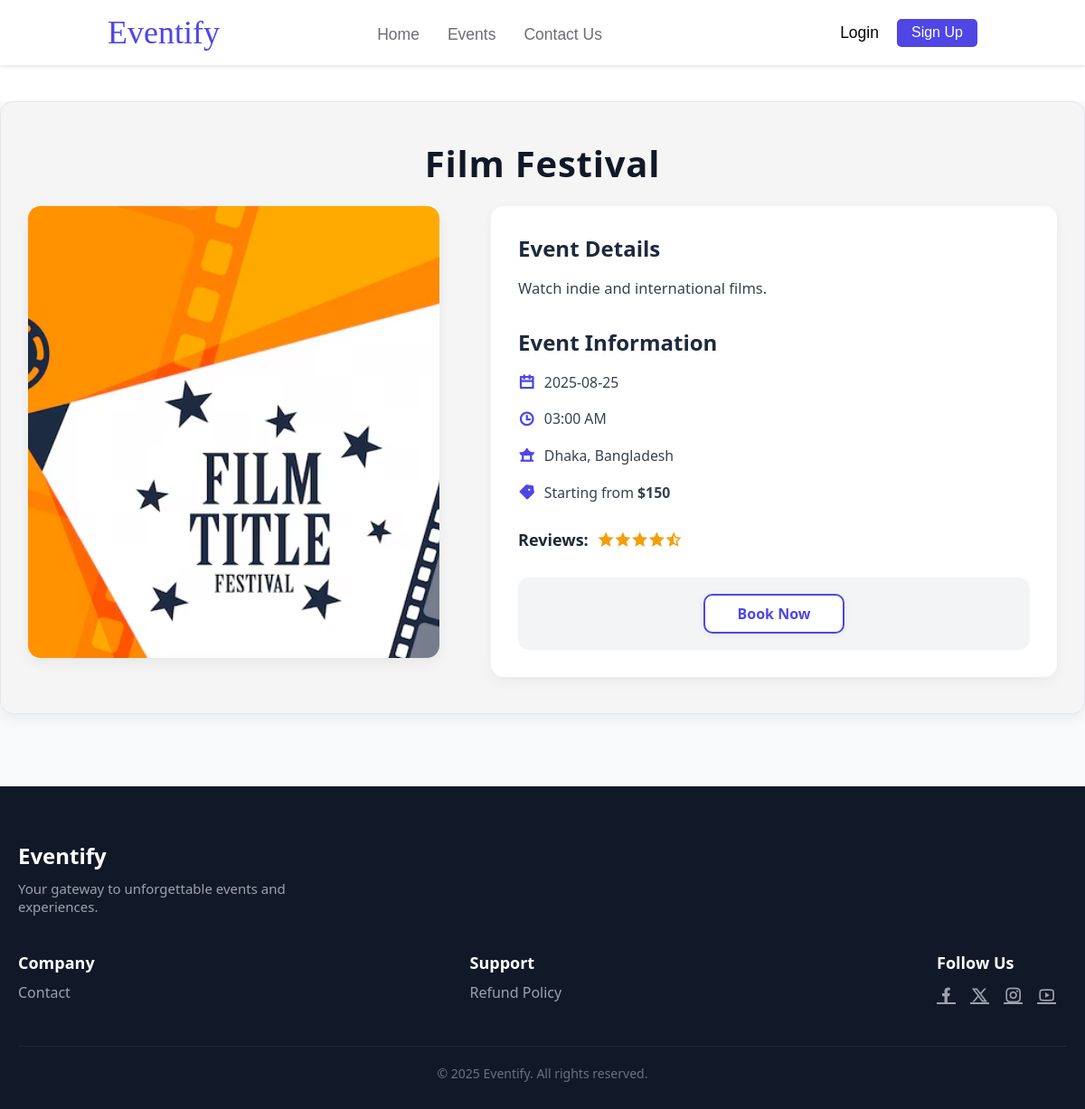
Screenshot of /View/EventDetails.php?id=28 with the database file from the repository.
### tables this page shows
CREATE TABLE `events` (
  `E_ID` int(100) NOT NULL,
  `E_Name` varchar(100) NOT NULL,
  `E_Location` varchar(100) NOT NULL,
  `E_Date` date NOT NULL,
  `E_Time` time(6) NOT NULL,
  `E_Description` text NOT NULL,
  `E_Category` varchar(20) NOT NULL,
  `E.Price` int(100) NOT NULL,
  `short_description` varchar(100) NOT NULL,
  `Thumbnail` varchar(255) DEFAULT NULL
);

### View/EventDetails.php (the view, shortened to what this page needs)
<?php
include("../Model/DataBase.php");
$sql = "select * from events where E_ID='{$_GET["id"]}'";
$result = mysqli_query($conn, $sql);
$row = mysqli_fetch_array($result);
?>
<!DOCTYPE html>
<html lang="en">
<head>
  <link rel="stylesheet" href="../Asset/CSS/Style_EventDetails.css" />
  <link
    href="https://cdn.jsdelivr.net/npm/remixicon@4.5.0/fonts/remixicon.css"
    rel="stylesheet" />
</head>
<body>
  <?php
  include("./Header.php");
  ?>
  <main>
    <section id="EventDetails">
      <div id="EventDetailsHeader">
        <h1><?php echo $row["E_Name"]; ?></h1>
      </div>
      <div id="EventBannerAndDetails">
        <div id="EventBanner">
          <img src="../Asset/Image/<?php echo $row['Thumbnail']; ?>" alt="Event Thumbnail">
        </div>
        <div id="EventContentDetails">
          <h2>Event Details</h2>
          <p>
            <?php
            echo $row["E_Description"];
            ?>
          </p>
          <h3>Event Information</h3>
          <ul>
            <li>
              <strong><i class="ri-calendar-line"></i></strong> <?php echo $row["E_Date"]; ?>
            </li>
            <li>
              <strong><i class="ri-time-line"></i></strong> <?php echo date("h:i A", strtotime($row["E_Time"])); ?>
            </li>
            <li>
              <strong><i class="ri-ancient-pavilion-fill"></i></strong>
              <?php
              echo $row["E_Location"];
              ?>
            </li>
            <li>
              <strong><i class="ri-price-tag-3-fill"></i></strong> Starting
              from
              <strong>&nbsp;$<?php echo $row["E.Price"]; ?></strong>
            </li>
          </ul>
          <div id="Stars">
            <span>Reviews:</span>
            <i class="ri-star-fill"></i>
            <i class="ri-star-fill"></i>
            <i class="ri-star-fill"></i>
            <i class="ri-star-fill"></i>
            <i class="ri-star-half-fill"></i>
          </div>
          <div id="CartAndBookNow_Btn_Container">
            <a id="BookNowBTN" href="ticketType.php">Book Now</a>
          </div>
        </div>
      </div>
    </section>
  </main>
  <?php
  include("../View/Footer.php");
  ?>
</body>
</html>

### Asset/CSS/Style_EventDetails.css (style rules this page uses)
* { margin: 0; padding: 0; }
html { scroll-behavior: smooth; }
main { font-family: ui-sans-serif, system-ui, -apple-system, BlinkMacSystemFont, "Segoe UI", Roboto, "Helvetica Neue", Arial, "Noto Sans", sans-serif, "Apple Color Emoji", "Segoe UI Emoji", "Segoe UI Symbol", "Noto Color Emoji"; background-color: #f9fafb; padding-bottom: 40px; }
#EventDetails { background-color: #f5f5f5; padding: 40px 30px; box-shadow: 0 6px 14px rgba(0, 0, 0, 0.06); border: 1px solid #e5e7eb; border-radius: 14px; max-width: 1200px; margin: 40px auto; }
#EventDetailsHeader { padding-bottom: 20px; text-align: center; }
#EventDetailsHeader h1 { font-size: 40px; font-weight: 700; color: #111827; letter-spacing: 0.8px; margin: 0 auto; max-width: 800px; }
#EventBannerAndDetails { display: grid; grid-template-columns: 40% 55%; gap: 5%; align-items: start; }
#EventBanner { height: 500px; border-radius: 14px; overflow: hidden; box-shadow: 0 5px 15px rgba(0, 0, 0, 0.06); }
#EventBanner img { width: 100%; height: 100%; object-fit: cover; transition: transform 0.3s ease; }
#EventContentDetails { padding: 30px; background-color: #fff; border-radius: 14px; box-shadow: 0 5px 14px rgba(0, 0, 0, 0.05); }
#EventContentDetails h2, #EventContentDetails h3 { margin-bottom: 14px; color: #1e293b; font-size: 24px; font-weight: 600; }
#EventContentDetails p { font-size: 16.5px; line-height: 1.75; color: #374151; margin-bottom: 28px; }
#EventContentDetails ul { padding-left: 0; margin-bottom: 20px; }
#EventContentDetails ul li { list-style: none; font-size: 15.8px; color: #374151; margin-bottom: 12px; display: flex; align-items: center; line-height: 1.6; }
#EventContentDetails li i { color: #4f46e5; margin-right: 10px; font-size: 18px; flex-shrink: 0; }
#Stars { margin-top: 25px; margin-bottom: 30px; font-size: 18px; color: #f59e0b; display: flex; align-items: center; }
#Stars span { margin-right: 10px; font-weight: 600; color: #1f2937; }
#CartAndBookNow_Btn_Container { display: flex; justify-content: center; align-items: center; gap: 24px; padding: 18px; border-radius: 12px; background-color: #f3f4f6; }
#BookNowBTN, #AddToCartBtn { text-decoration: none; padding: 12px 36px; border-radius: 10px; font-size: 16px; font-family: "Segoe UI", Tahoma, Geneva, Verdana, sans-serif; font-weight: 600; cursor: pointer; height: 16px; display: flex; justify-content: center; align-items: center; transition: all 0.3s ease; box-shadow: 0 2px 8px rgba(0, 0, 0, 0.05); }
#BookNowBTN { background-color: white; color: #4f46e5; border: 2px solid #4f46e5; }

### rows the page displays
events: E_Name "Film Festival", Thumbnail (picture), E_Description "Watch indie and international films.", E_Date "2025-08-25", E_Time "03:00 AM", E_Location "Dhaka, Bangladesh", Price "150"
